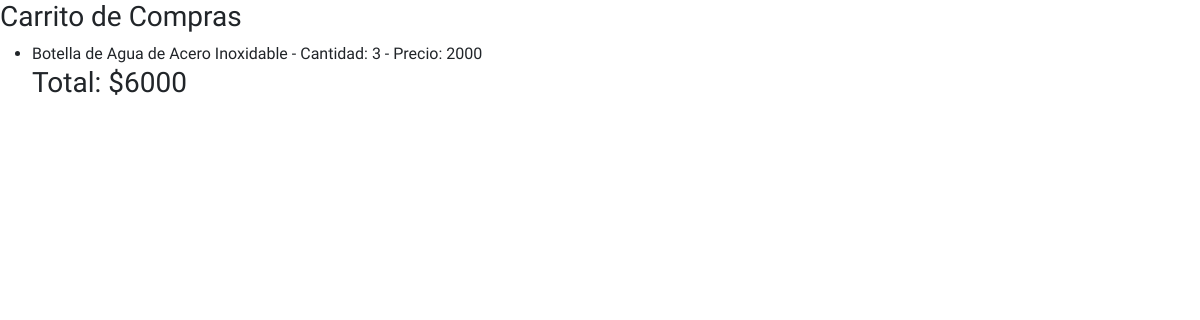
The app's page /carrito_compras/ (signed in) with its own data.
### tienda/models.py (models this page shows, shortened)
class Carrito_compra(models.Model):
    cliente = models.ForeignKey(User, on_delete=models.CASCADE) # para que cada vez que se elimine un cliente se elimine su carrito de compras
    producto = models.ForeignKey(Producto, on_delete=models.CASCADE)
    canitdad_producto = models.DecimalField(max_digits=10, decimal_places=0)
    estado = models.BooleanField(default=False,choices= [(False, 'Pendiente'), (True,'Completado')])
    """def __str__(self):
        return self.estado"""

class Producto(models.Model):
    nombre = models.CharField(max_length=100, null=False, blank=False)
    descripcion = models.TextField(null=True, blank=True)
    precio = models.DecimalField(max_digits=10, decimal_places=0, null=False, blank=False)
    imagen = models.ImageField(upload_to="producto", null=True, blank=True)
    favorito = models.BooleanField(default=False)

### tienda/views.py (the view)
# urls.py: path('carrito_compras/',views.pedido, name= 'carrito'),
@login_required # con esto, se necesita que el usuario se registre para acceder a esta vista.
def pedido(request):
    carrito_items = models.Carrito_compra.objects.filter(cliente=request.user, estado=False) # no se que hace esto
    productos = models.Producto.objects.all()
    total = sum(item.producto.precio * item.canitdad_producto for item in carrito_items)
    data = {
        'productos': productos,
        'carrito_items': carrito_items,# no se que hace esto
        'total': total,
    }
    return render(request, 'pedido.html',data)

### tienda/templates/pedido.html (shortened to what this page needs)
{% extends 'index.html'%}
{% block b%}
<h3> Carrito de Compras </h3>
<ul>
    {% for item in carrito_items %}
        <li>
            {{ item.producto.nombre }} - Cantidad: {{ item.canitdad_producto }} - Precio: {{ item.producto.precio }}
        </li>
    {% endfor %}
    <h3>Total: ${{ total }}</h3>
</ul>
{% endblock%}

### tienda/static/css/estilo.css (style rules this page uses)
* { margin: 0; padding: 0; box-sizing: border-box; font-family: "SUSE", sans-serif; }

### records on screen
Carrito_compra: producto.nombre "Botella de Agua de Acero Inoxidable", canitdad_producto "3", producto.precio "2000"

### other values on screen
{{ total }} "6000"
